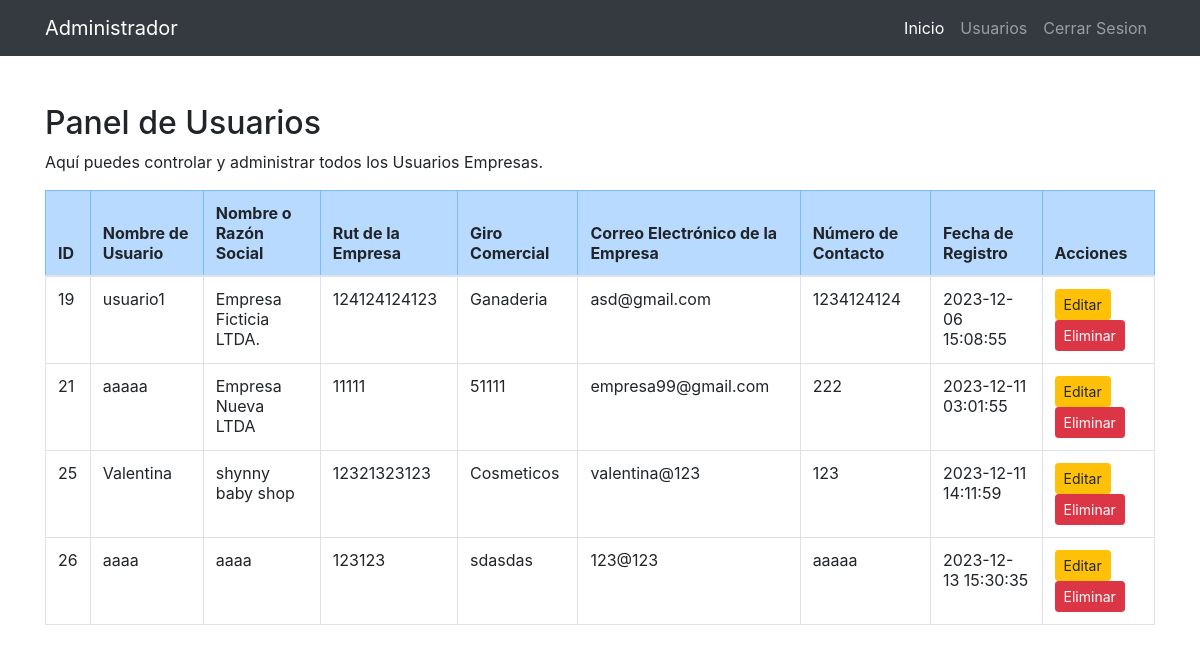
The app's page /secciones/admin/usuarios/usuarios_empresas.php, older data.
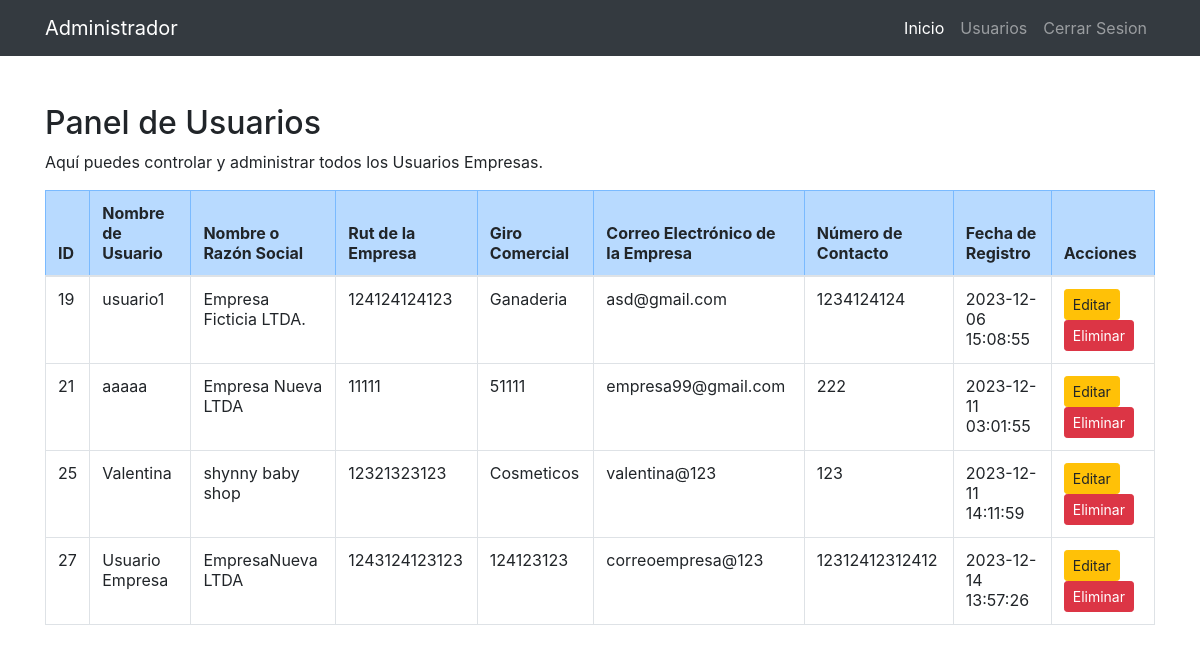
The same page, newer data.
### tables this page shows
CREATE TABLE `empresas` (
  `id` int(11) NOT NULL,
  `nombre_usuario` varchar(50) NOT NULL,
  `password` varchar(255) NOT NULL,
  `nombre_empresa` varchar(100) NOT NULL,
  `rut_empresa` varchar(20) NOT NULL,
  `giro_comercial` varchar(100) NOT NULL,
  `correo_empresa` varchar(100) NOT NULL,
  `numero_contacto` varchar(15) NOT NULL,
  `fecha_registro` timestamp NOT NULL DEFAULT current_timestamp()
);

### secciones/admin/usuarios/usuarios_empresas.php (the view, shortened to what this page needs)
<?php
include("../../../bd.php");
$sentencia = $conexion->prepare("SELECT * FROM empresas");
$sentencia->execute();
$lista_empresas = $sentencia->fetchAll(PDO::FETCH_ASSOC);
?>
<?php include("../templates/header_adm.php"); ?>
<div class="container mt-5">
    <h2>Panel de Usuarios</h2>
    <p>Aquí puedes controlar y administrar todos los Usuarios Empresas.</p>
    <?php if (count($lista_empresas) > 0) : ?>
        <div class="table-responsive">
            <table class="table table-bordered table-hover">
                <thead class="table-primary">
                    <tr>
                        <th scope="col">ID</th>
                        <th scope="col">Nombre de Usuario</th>
                        <th scope="col">Nombre o Razón Social</th>
                        <th scope="col">Rut de la Empresa</th>
                        <th scope="col">Giro Comercial</th>
                        <th scope="col">Correo Electrónico de la Empresa</th>
                        <th scope="col">Número de Contacto</th>
                        <th scope="col">Fecha de Registro</th>
                        <th scope="col">Acciones</th>
                    </tr>
                </thead>
                <tbody>
                    <?php foreach ($lista_empresas as $empresa) : ?>
                        <tr>
                            <td><?php echo $empresa['id']; ?></td>
                            <td><?php echo $empresa['nombre_usuario']; ?></td>
                            <td><?php echo $empresa['nombre_empresa']; ?></td>
                            <td><?php echo $empresa['rut_empresa']; ?></td>
                            <td><?php echo $empresa['giro_comercial']; ?></td>
                            <td><?php echo $empresa['correo_empresa']; ?></td>
                            <td><?php echo $empresa['numero_contacto']; ?></td>
                            <td><?php echo $empresa['fecha_registro']; ?></td>
                            <td>
                                <a href="editar_usuarios_empresa.php?id=<?php echo $empresa['id']; ?>" class="btn btn-warning btn-sm">Editar</a>&nbsp;
                                <button class="btn btn-danger btn-sm" onclick="confirmarEliminacion(<?php echo $empresa['id']; ?>)">Eliminar</button>
                            </td>
                        </tr>
                    <?php endforeach; ?>
                </tbody>
            </table>
        </div>
    <?php else : ?>
        <p>No hay Usuarios Empresas registrados.</p>
    <?php endif; ?>
</div>
<?php include("../templates/footer_adm.php"); ?>

Row changes from the older to the newer data that the page shows:
removed empresas: id "26", nombre_usuario "aaaa", nombre_empresa "aaaa", rut_empresa "123123", giro_comercial "sdasdas", correo_empresa "123@123", numero_contacto "aaaaa", fecha_registro "2023-12-13 15:30:35"
added empresas: id "27", nombre_usuario "Usuario Empresa", nombre_empresa "EmpresaNueva LTDA", rut_empresa "1243124123123", giro_comercial "124123123", correo_empresa "correoempresa@123", numero_contacto "12312412312412", fecha_registro "2023-12-14 13:57:26"
